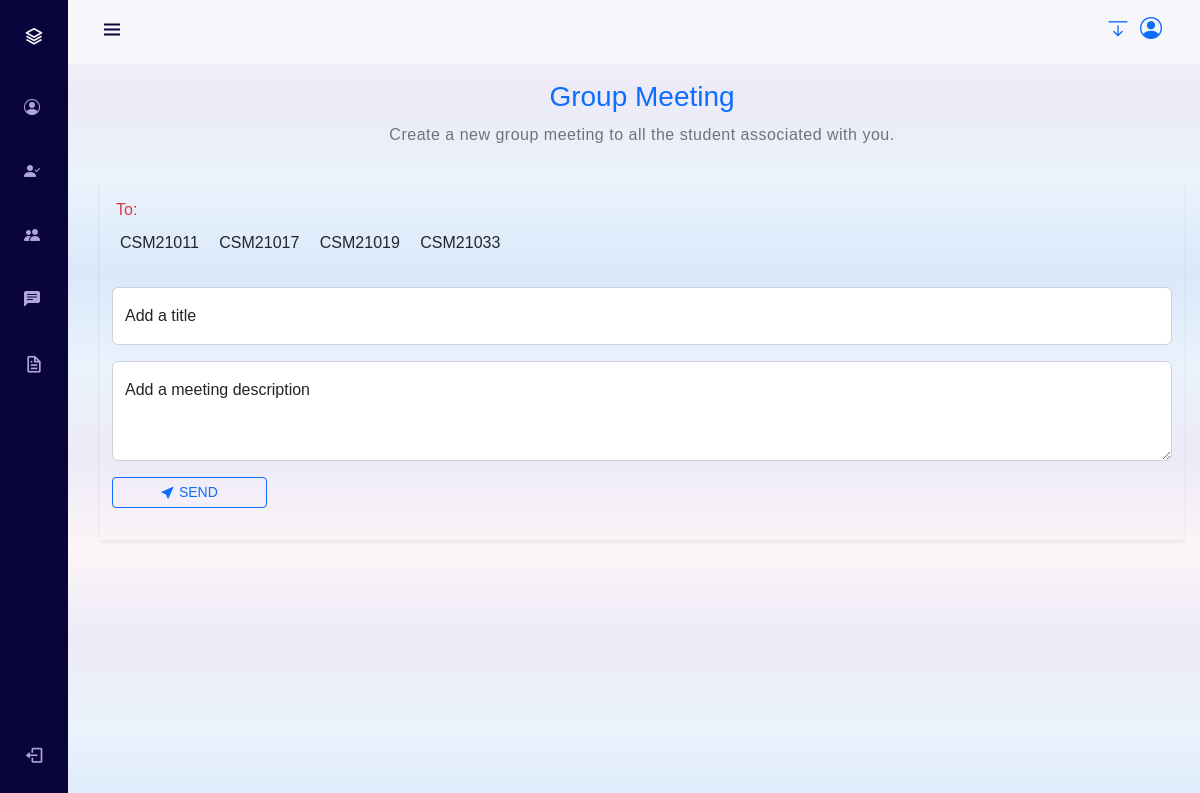
/mentor/group_meeting.php (signed in), run on an earlier commit of the app's database.
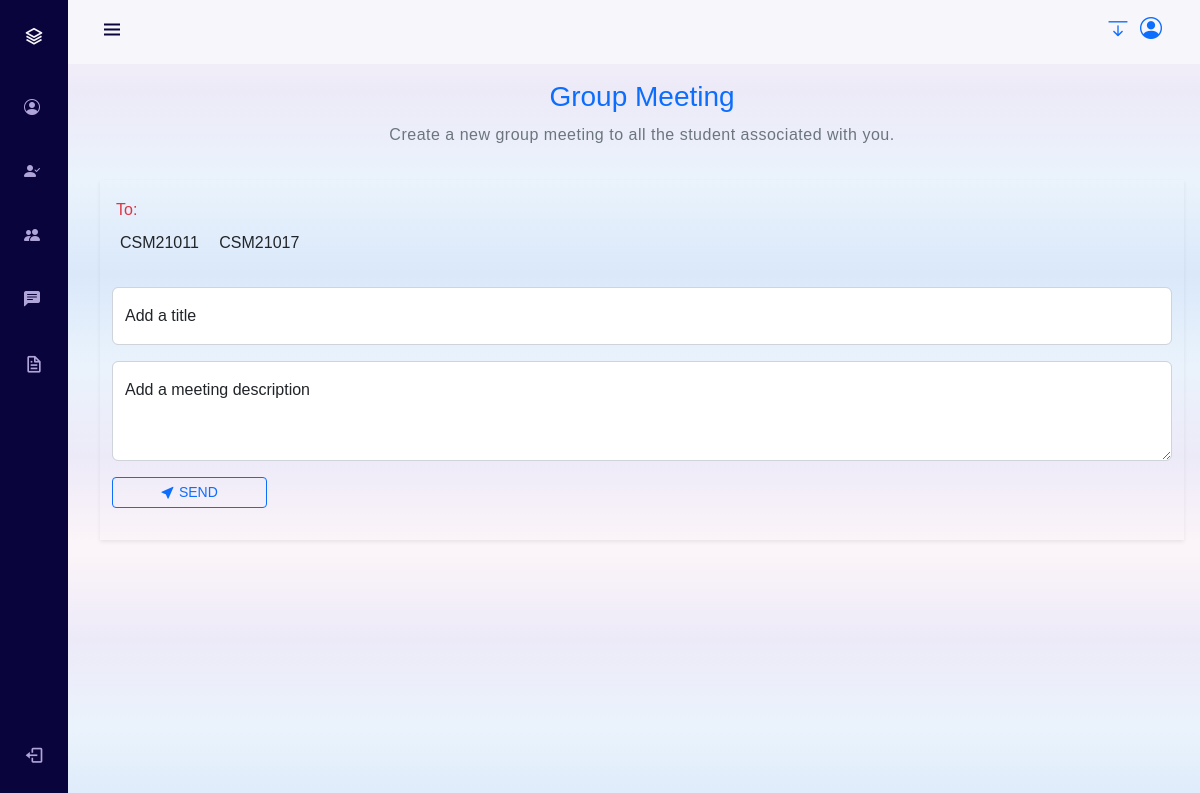
And on a later commit of the database.
### tables this page shows
CREATE TABLE `student` (
  `rollno` char(8) NOT NULL,
  `student_email` varchar(80) NOT NULL,
  `student_phone` char(10) NOT NULL,
  `student_firstname` varchar(35) NOT NULL,
  `student_lastname` varchar(35) NOT NULL,
  `academic_year` int(4) NOT NULL,
  `student_depertment` varchar(100) NOT NULL,
  `student_program` varchar(100) NOT NULL,
  `student_semester` varchar(20) NOT NULL,
  `student_password` varchar(255) NOT NULL,
  `assign_mentor` char(6) NOT NULL
);

### mentor/group_meeting.php (the view, shortened to what this page needs)
<!DOCTYPE html>
<html lang="en">
<head>
    <link href="https://cdn.jsdelivr.net/npm/bootstrap@5.2.1/dist/css/bootstrap.min.css" rel="stylesheet">
    <link href='https://cdn.jsdelivr.net/npm/boxicons@2.0.5/css/boxicons.min.css' rel='stylesheet'>
    <link rel="stylesheet" href="https://cdn.jsdelivr.net/npm/bootstrap-icons@1.3.0/font/bootstrap-icons.css">
    <link rel="stylesheet" href="../style/profile_sidebar.css">
    <link rel="stylesheet" href="../style/bg_color.css">
    <link rel="stylesheet" href="../style/popup_style.css">
    <link rel="stylesheet" href="../admin/style/button.css">
</head>
<body id="body-pd">
    <?php
        include "partials/_navbar.php";
        include "../partials/_dbconnect.php";
    ?>
    <div class="container py-2">
        <h3 class="text-center text-primary mt-2">Group Meeting</h3>
        <p class="text-center text-secondary">Create a new group meeting to all the student associated with you.</p>
    </div>
    <div class="container shadow-sm py-3 my-2">
        <div>
            <h6 class="p-1 text-danger m-0">To: </h6>
            <div class="receiver_details py-2 rounded mb-4 bg-transparent">
                <?php
                    $mentor_id = $_SESSION['mentorId'];
                    $sql = "
                    SELECT * FROM `student` WHERE `assign_mentor` = '$mentor_id'
                    ";
                    $result = mysqli_query($conn, $sql);
                    $no_of_rows = mysqli_num_rows($result);
                    if($no_of_rows > 0) {
                        while($rows = mysqli_fetch_assoc($result)) {
                            echo '
                            <span class="p-1 m-1">'.$rows['rollno'].'</span>
                            ';
                        }
                    }
                    else {
                        echo "No student to sent meeting invitation";
                    }
                ?>
            </div>
        </div>
        <form action="#" method="POST" class="form-floating">
            <div class="form-floating mb-3 border border-0">
                <input type="text" class="form-control" name="title" id="meeting_title" placeholder="Meeting Title" required>
                <label for="meeting_title">Add a title</label>
            </div>
            <div class="form-floating">
                <textarea class="form-control" placeholder="Leave a comment here" id="meeting_description"
                    style="height: 100px" name="description" required></textarea>
                <label for="meeting_description">Add a meeting description</label>
            </div>
            <button class="btn btn-outline-primary btn-sm px-5 py-1 my-3" name="add_meeting"><span><i class="bi bi-cursor-fill"></i></span> SEND</button>
        </form>
    </div>
</body>
</html>

What changed in the data, as far as the page shows it:
no longer on this page (row edited): student: rollno "CSM21019"
no longer on this page (row edited): student: rollno "CSM21033"
